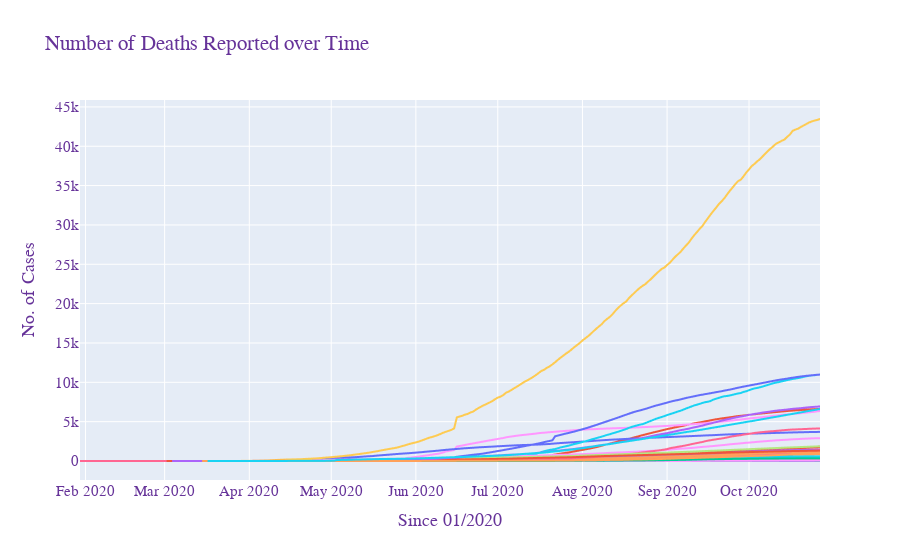

The code cell stored with this chart in its notebook:
### Code cell
fig=px.line(df,
              x='Date', y='Deceased', color='State',
              title='India_Growth')
fig.update_layout(
    title="Number of Deaths Reported over Time",
    xaxis_title="Since 01/2020",
    yaxis_title="No. of Cases",
    font=dict(
        family="Courier New, monospace",
        size=15,
        color="RebeccaPurple"
    ),
    showlegend=False
)
fig.show()

### Figure 1 — Plotly figure (JSON) as saved in the notebook; plotly's stock layout.template omitted (floating-point values rounded to 4 significant figures; data arrays with more than 128 entries replaced by an {"elided": "..."} marker saying what was removed)
{"data": [{"hovertemplate": "State=Andaman and Nicobar Islands<br>Date=%{x}<br>Deceased=%{y}<extra></extra>", "legendgroup": "Andaman and Nicobar Islands", "line": {"color": "#636efa", "dash": "solid"}, "mode": "lines", "name": "Andaman and Nicobar Islands", "showlegend": true, "type": "scattergl", "x": {"elided": "216 str values"}, "xaxis": "x", "y": {"elided": "216 int values"}, "yaxis": "y"}, {"hovertemplate": "State=Andhra Pradesh<br>Date=%{x}<br>Deceased=%{y}<extra></extra>", "legendgroup": "Andhra Pradesh", "line": {"color": "#EF553B", "dash": "solid"}, "mode": "lines", "name": "Andhra Pradesh", "showlegend": true, "type": "scattergl", "x": {"elided": "230 str values"}, "xaxis": "x", "y": {"elided": "230 int values"}, "yaxis": "y"}, {"hovertemplate": "State=Arunachal Pradesh<br>Date=%{x}<br>Deceased=%{y}<extra></extra>", "legendgroup": "Arunachal Pradesh", "line": {"color": "#00cc96", "dash": "solid"}, "mode": "lines", "name": "Arunachal Pradesh", "showlegend": true, "type": "scattergl", "x": {"elided": "209 str values"}, "xaxis": "x", "y": {"elided": "209 int values"}, "yaxis": "y"}, {"hovertemplate": "State=Assam<br>Date=%{x}<br>Deceased=%{y}<extra></extra>", "legendgroup": "Assam", "line": {"color": "#ab63fa", "dash": "solid"}, "mode": "lines", "name": "Assam", "showlegend": true, "type": "scattergl", "x": {"elided": "211 str values"}, "xaxis": "x", "y": {"elided": "211 int values"}, "yaxis": "y"}, {"hovertemplate": "State=Bihar<br>Date=%{x}<br>Deceased=%{y}<extra></extra>", "legendgroup": "Bihar", "line": {"color": "#FFA15A", "dash": "solid"}, "mode": "lines", "name": "Bihar", "showlegend": true, "type": "scattergl", "x": {"elided": "220 str values"}, "xaxis": "x", "y": {"elided": "220 int values"}, "yaxis": "y"}, {"hovertemplate": "State=Chandigarh<br>Date=%{x}<br>Deceased=%{y}<extra></extra>", "legendgroup": "Chandigarh", "line": {"color": "#19d3f3", "dash": "solid"}, "mode": "lines", "name": "Chandigarh", "showlegend": true, "type": "scattergl", "x": {"elided": "223 str values"}, "xaxis": "x", "y": {"elided": "223 int values"}, "yaxis": "y"}, {"hovertemplate": "State=Chhattisgarh<br>Date=%{x}<br>Deceased=%{y}<extra></extra>", "legendgroup": "Chhattisgarh", "line": {"color": "#FF6692", "dash": "solid"}, "mode": "lines", "name": "Chhattisgarh", "showlegend": true, "type": "scattergl", "x": {"elided": "223 str values"}, "xaxis": "x", "y": {"elided": "223 int values"}, "yaxis": "y"}, {"hovertemplate": "State=Dadra and Nagar Haveli and Daman and Diu<br>Date=%{x}<br>Deceased=%{y}<extra></extra>", "legendgroup": "Dadra and Nagar Haveli and Daman and Diu", "line": {"color": "#B6E880", "dash": "solid"}, "mode": "lines", "name": "Dadra and Nagar Haveli and Daman and Diu", "showlegend": true, "type": "scattergl", "x": {"elided": "202 str values"}, "xaxis": "x", "y": {"elided": "202 int values"}, "yaxis": "y"}, {"hovertemplate": "State=Delhi<br>Date=%{x}<br>Deceased=%{y}<extra></extra>", "legendgroup": "Delhi", "line": {"color": "#FF97FF", "dash": "solid"}, "mode": "lines", "name": "Delhi", "showlegend": true, "type": "scattergl", "x": {"elided": "240 str values"}, "xaxis": "x", "y": {"elided": "240 int values"}, "yaxis": "y"}, {"hovertemplate": "State=Goa<br>Date=%{x}<br>Deceased=%{y}<extra></extra>", "legendgroup": "Goa", "line": {"color": "#FECB52", "dash": "solid"}, "mode": "lines", "name": "Goa", "showlegend": true, "type": "scattergl", "x": {"elided": "217 str values"}, "xaxis": "x", "y": {"elided": "217 int values"}, "yaxis": "y"}, {"hovertemplate": "State=Gujarat<br>Date=%{x}<br>Deceased=%{y}<extra></extra>", "legendgroup": "Gujarat", "line": {"color": "#636efa", "dash": "solid"}, "mode": "lines", "name": "Gujarat", "showlegend": true, "type": "scattergl", "x": {"elided": "223 str values"}, "xaxis": "x", "y": {"elided": "223 int values"}, "yaxis": "y"}, {"hovertemplate": "State=Haryana<br>Date=%{x}<br>Deceased=%{y}<extra></extra>", "legendgroup": "Haryana", "line": {"color": "#EF553B", "dash": "solid"}, "mode": "lines", "name": "Haryana", "showlegend": true, "type": "scattergl", "x": {"elided": "238 str values"}, "xaxis": "x", "y": {"elided": "238 int values"}, "yaxis": "y"}, {"hovertemplate": "State=Himachal Pradesh<br>Date=%{x}<br>Deceased=%{y}<extra></extra>", "legendgroup": "Himachal Pradesh", "line": {"color": "#00cc96", "dash": "solid"}, "mode": "lines", "name": "Himachal Pradesh", "showlegend": true, "type": "scattergl", "x": {"elided": "228 str values"}, "xaxis": "x", "y": {"elided": "228 int values"}, "yaxis": "y"}, {"hovertemplate": "State=Jammu and Kashmir<br>Date=%{x}<br>Deceased=%{y}<extra></extra>", "legendgroup": "Jammu and Kashmir", "line": {"color": "#ab63fa", "dash": "solid"}, "mode": "lines", "name": "Jammu and Kashmir", "showlegend": true, "type": "scattergl", "x": {"elided": "233 str values"}, "xaxis": "x", "y": {"elided": "233 int values"}, "yaxis": "y"}, {"hovertemplate": "State=Jharkhand<br>Date=%{x}<br>Deceased=%{y}<extra></extra>", "legendgroup": "Jharkhand", "line": {"color": "#FFA15A", "dash": "solid"}, "mode": "lines", "name": "Jharkhand", "showlegend": true, "type": "scattergl", "x": {"elided": "211 str values"}, "xaxis": "x", "y": {"elided": "211 int values"}, "yaxis": "y"}, {"hovertemplate": "State=Karnataka<br>Date=%{x}<br>Deceased=%{y}<extra></extra>", "legendgroup": "Karnataka", "line": {"color": "#19d3f3", "dash": "solid"}, "mode": "lines", "name": "Karnataka", "showlegend": true, "type": "scattergl", "x": {"elided": "233 str values"}, "xaxis": "x", "y": {"elided": "233 int values"}, "yaxis": "y"}, {"hovertemplate": "State=Kerala<br>Date=%{x}<br>Deceased=%{y}<extra></extra>", "legendgroup": "Kerala", "line": {"color": "#FF6692", "dash": "solid"}, "mode": "lines", "name": "Kerala", "showlegend": true, "type": "scattergl", "x": {"elided": "244 str values"}, "xaxis": "x", "y": {"elided": "244 int values"}, "yaxis": "y"}, {"hovertemplate": "State=Ladakh<br>Date=%{x}<br>Deceased=%{y}<extra></extra>", "legendgroup": "Ladakh", "line": {"color": "#B6E880", "dash": "solid"}, "mode": "lines", "name": "Ladakh", "showlegend": true, "type": "scattergl", "x": {"elided": "235 str values"}, "xaxis": "x", "y": {"elided": "235 int values"}, "yaxis": "y"}, {"hovertemplate": "State=Madhya Pradesh<br>Date=%{x}<br>Deceased=%{y}<extra></extra>", "legendgroup": "Madhya Pradesh", "line": {"color": "#FF97FF", "dash": "solid"}, "mode": "lines", "name": "Madhya Pradesh", "showlegend": true, "type": "scattergl", "x": {"elided": "222 str values"}, "xaxis": "x", "y": {"elided": "222 int values"}, "yaxis": "y"}, {"hovertemplate": "State=Maharashtra<br>Date=%{x}<br>Deceased=%{y}<extra></extra>", "legendgroup": "Maharashtra", "line": {"color": "#FECB52", "dash": "solid"}, "mode": "lines", "name": "Maharashtra", "showlegend": true, "type": "scattergl", "x": {"elided": "233 str values"}, "xaxis": "x", "y": {"elided": "233 int values"}, "yaxis": "y"}, {"hovertemplate": "State=Manipur<br>Date=%{x}<br>Deceased=%{y}<extra></extra>", "legendgroup": "Manipur", "line": {"color": "#636efa", "dash": "solid"}, "mode": "lines", "name": "Manipur", "showlegend": true, "type": "scattergl", "x": {"elided": "218 str values"}, "xaxis": "x", "y": {"elided": "218 int values"}, "yaxis": "y"}, {"hovertemplate": "State=Meghalaya<br>Date=%{x}<br>Deceased=%{y}<extra></extra>", "legendgroup": "Meghalaya", "line": {"color": "#EF553B", "dash": "solid"}, "mode": "lines", "name": "Meghalaya", "showlegend": true, "type": "scattergl", "x": {"elided": "198 str values"}, "xaxis": "x", "y": {"elided": "198 int values"}, "yaxis": "y"}, {"hovertemplate": "State=Mizoram<br>Date=%{x}<br>Deceased=%{y}<extra></extra>", "legendgroup": "Mizoram", "line": {"color": "#00cc96", "dash": "solid"}, "mode": "lines", "name": "Mizoram", "showlegend": true, "type": "scattergl", "x": {"elided": "217 str values"}, "xaxis": "x", "y": {"elided": "217 int values"}, "yaxis": "y"}, {"hovertemplate": "State=Nagaland<br>Date=%{x}<br>Deceased=%{y}<extra></extra>", "legendgroup": "Nagaland", "line": {"color": "#ab63fa", "dash": "solid"}, "mode": "lines", "name": "Nagaland", "showlegend": true, "type": "scattergl", "x": {"elided": "205 str values"}, "xaxis": "x", "y": {"elided": "205 int values"}, "yaxis": "y"}, {"hovertemplate": "State=Odisha<br>Date=%{x}<br>Deceased=%{y}<extra></extra>", "legendgroup": "Odisha", "line": {"color": "#FFA15A", "dash": "solid"}, "mode": "lines", "name": "Odisha", "showlegend": true, "type": "scattergl", "x": {"elided": "226 str values"}, "xaxis": "x", "y": {"elided": "226 int values"}, "yaxis": "y"}, {"hovertemplate": "State=Puducherry<br>Date=%{x}<br>Deceased=%{y}<extra></extra>", "legendgroup": "Puducherry", "line": {"color": "#19d3f3", "dash": "solid"}, "mode": "lines", "name": "Puducherry", "showlegend": true, "type": "scattergl", "x": {"elided": "225 str values"}, "xaxis": "x", "y": {"elided": "225 int values"}, "yaxis": "y"}, {"hovertemplate": "State=Punjab<br>Date=%{x}<br>Deceased=%{y}<extra></extra>", "legendgroup": "Punjab", "line": {"color": "#FF6692", "dash": "solid"}, "mode": "lines", "name": "Punjab", "showlegend": true, "type": "scattergl", "x": {"elided": "233 str values"}, "xaxis": "x", "y": {"elided": "233 int values"}, "yaxis": "y"}, {"hovertemplate": "State=Rajasthan<br>Date=%{x}<br>Deceased=%{y}<extra></extra>", "legendgroup": "Rajasthan", "line": {"color": "#B6E880", "dash": "solid"}, "mode": "lines", "name": "Rajasthan", "showlegend": true, "type": "scattergl", "x": {"elided": "239 str values"}, "xaxis": "x", "y": {"elided": "239 int values"}, "yaxis": "y"}, {"hovertemplate": "State=Sikkim<br>Date=%{x}<br>Deceased=%{y}<extra></extra>", "legendgroup": "Sikkim", "line": {"color": "#FF97FF", "dash": "solid"}, "mode": "lines", "name": "Sikkim", "showlegend": true, "type": "scattergl", "x": {"elided": "177 str values"}, "xaxis": "x", "y": {"elided": "177 int values"}, "yaxis": "y"}, {"hovertemplate": "State=State Unassigned<br>Date=%{x}<br>Deceased=%{y}<extra></extra>", "legendgroup": "State Unassigned", "line": {"color": "#FECB52", "dash": "solid"}, "mode": "lines", "name": "State Unassigned", "showlegend": true, "type": "scattergl", "x": ["2020-05-19T00:00:00", "2020-05-20T00:00:00", "2020-05-21T00:00:00", "2020-05-22T00:00:00", "2020-05-23T00:00:00", "2020-05-24T00:00:00", "2020-05-25T00:00:00", "2020-05-26T00:00:00", "2020-05-27T00:00:00", "2020-05-28T00:00:00", "2020-05-29T00:00:00", "2020-05-30T00:00:00", "2020-05-31T00:00:00", "2020-06-01T00:00:00", "2020-06-02T00:00:00", "2020-06-03T00:00:00", "2020-06-04T00:00:00", "2020-06-05T00:00:00", "2020-06-06T00:00:00", "2020-06-07T00:00:00", "2020-06-08T00:00:00", "2020-06-09T00:00:00", "2020-06-10T00:00:00", "2020-06-11T00:00:00", "2020-06-12T00:00:00", "2020-06-13T00:00:00", "2020-06-14T00:00:00", "2020-06-15T00:00:00", "2020-06-16T00:00:00", "2020-06-17T00:00:00", "2020-06-18T00:00:00", "2020-06-19T00:00:00", "2020-06-20T00:00:00", "2020-06-21T00:00:00", "2020-06-22T00:00:00", "2020-06-23T00:00:00", "2020-06-24T00:00:00", "2020-06-25T00:00:00", "2020-06-26T00:00:00", "2020-06-27T00:00:00", "2020-06-28T00:00:00", "2020-06-29T00:00:00", "2020-06-30T00:00:00", "2020-07-01T00:00:00", "2020-07-02T00:00:00", "2020-07-03T00:00:00", "2020-07-04T00:00:00", "2020-07-05T00:00:00", "2020-07-06T00:00:00", "2020-07-07T00:00:00", "2020-07-08T00:00:00", "2020-07-09T00:00:00", "2020-07-10T00:00:00", "2020-07-11T00:00:00", "2020-07-12T00:00:00", "2020-07-13T00:00:00", "2020-07-14T00:00:00", "2020-07-15T00:00:00", "2020-07-16T00:00:00", "2020-07-17T00:00:00", "2020-07-18T00:00:00", "2020-07-19T00:00:00"], "xaxis": "x", "y": [0, 0, 0, 0, 0, 0, 0, 0, 0, 0, 0, 0, 0, 0, 0, 0, 0, 0, 0, 0, 0, 0, 0, 0, 0, 0, 0, 0, 0, 0, 0, 0, 0, 0, 0, 0, 0, 0, 0, 0, 0, 0, 0, 0, 0, 0, 0, 0, 0, 0, 0, 0, 0, 0, 0, 0, 0, 0, 0, 0, 0, 0], "yaxis": "y"}, {"hovertemplate": "State=Tamil Nadu<br>Date=%{x}<br>Deceased=%{y}<extra></extra>", "legendgroup": "Tamil Nadu", "line": {"color": "#636efa", "dash": "solid"}, "mode": "lines", "name": "Tamil Nadu", "showlegend": true, "type": "scattergl", "x": {"elided": "235 str values"}, "xaxis": "x", "y": {"elided": "235 int values"}, "yaxis": "y"}, {"hovertemplate": "State=Telangana<br>Date=%{x}<br>Deceased=%{y}<extra></extra>", "legendgroup": "Telangana", "line": {"color": "#EF553B", "dash": "solid"}, "mode": "lines", "name": "Telangana", "showlegend": true, "type": "scattergl", "x": {"elided": "240 str values"}, "xaxis": "x", "y": {"elided": "240 int values"}, "yaxis": "y"}, {"hovertemplate": "State=Tripura<br>Date=%{x}<br>Deceased=%{y}<extra></extra>", "legendgroup": "Tripura", "line": {"color": "#00cc96", "dash": "solid"}, "mode": "lines", "name": "Tripura", "showlegend": true, "type": "scattergl", "x": {"elided": "205 str values"}, "xaxis": "x", "y": {"elided": "205 int values"}, "yaxis": "y"}, {"hovertemplate": "State=Uttar Pradesh<br>Date=%{x}<br>Deceased=%{y}<extra></extra>", "legendgroup": "Uttar Pradesh", "line": {"color": "#ab63fa", "dash": "solid"}, "mode": "lines", "name": "Uttar Pradesh", "showlegend": true, "type": "scattergl", "x": {"elided": "238 str values"}, "xaxis": "x", "y": {"elided": "238 int values"}, "yaxis": "y"}, {"hovertemplate": "State=Uttarakhand<br>Date=%{x}<br>Deceased=%{y}<extra></extra>", "legendgroup": "Uttarakhand", "line": {"color": "#FFA15A", "dash": "solid"}, "mode": "lines", "name": "Uttarakhand", "showlegend": true, "type": "scattergl", "x": {"elided": "227 str values"}, "xaxis": "x", "y": {"elided": "227 int values"}, "yaxis": "y"}, {"hovertemplate": "State=West Bengal<br>Date=%{x}<br>Deceased=%{y}<extra></extra>", "legendgroup": "West Bengal", "line": {"color": "#19d3f3", "dash": "solid"}, "mode": "lines", "name": "West Bengal", "showlegend": true, "type": "scattergl", "x": {"elided": "225 str values"}, "xaxis": "x", "y": {"elided": "225 int values"}, "yaxis": "y"}], "layout": {"font": {"color": "RebeccaPurple", "family": "Courier New, monospace", "size": 15}, "legend": {"title": {"text": "State"}, "tracegroupgap": 0}, "showlegend": false, "title": {"text": "Number of Deaths Reported over Time"}, "xaxis": {"anchor": "y", "domain": [0.0, 1.0], "title": {"text": "Since 01/2020"}}, "yaxis": {"anchor": "x", "domain": [0.0, 1.0], "title": {"text": "No. of Cases"}}}}
